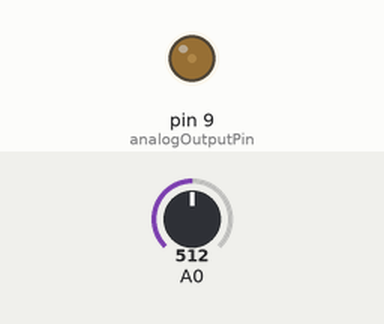
Simulated run of this sketch. Board: Arduino Mega 2560, built with avr-gcc and run on an emulated ATmega2560. On the bench: output pins drawn as LEDs (lit = HIGH). Inputs (shaded band) come from the test bench; at power-on: A0 = 512.

Above: at 2.8 s.
2.9 s: A0 set to 716
At 4.5 s:
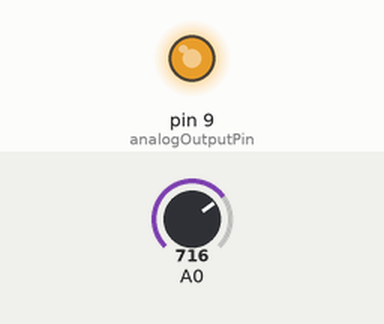
5.6 s: A0 set to 741
At 7.3 s:
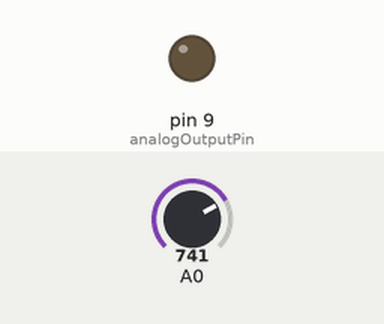
8.3 s: A0 set to 900
At 10.3 s:
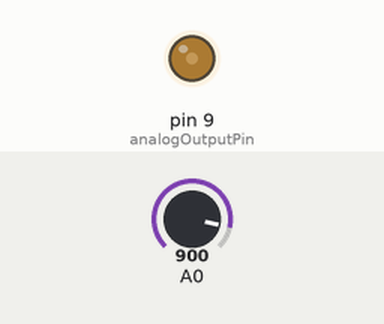
11.5 s: A0 set to 0
At 13.1 s:
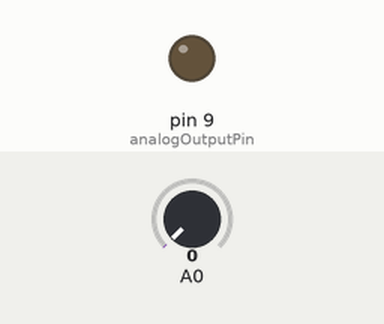
Timing chart, 0 to 14.6 s (numbered marks = the images above; inputs shaded):
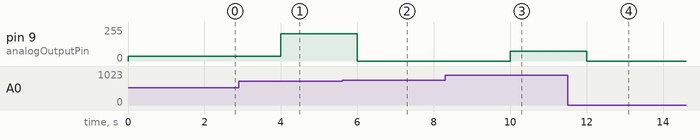

Measured:
- the behaviour switches between 740 and 741 on A0 (found by bisection; images 1 and 2)
- after the input at 2.9 s, pin 9 (analogOutputPin): 37/255 → 204/255 after 1.1 s
- after the input at 5.6 s, pin 9 (analogOutputPin): 204/255 → 0/255 after 0.40 s
- after the input at 8.3 s, pin 9 (analogOutputPin): 0/255 → 73/255 after 1.7 s
- after the input at 11.5 s, pin 9 (analogOutputPin): 73/255 → 0/255 after 0.50 s

The sketch:

AnalogReadVoltage.ino
```cpp
/*
* AnalogReadVoltage.ino
*
* Created: 7/15/2014 9:16:58 AM
* Author: MIR
*/
int sensorValue,outputValue;
int analogOutputPin=9;
void setup()
{
	//Serial.begin(9600);
}

void loop()
{
	sensorValue=analogRead(A0);
	outputValue =map(sensorValue,0,123,0,255);
	analogWrite(analogOutputPin,outputValue);
	delay(2000);
	//Serial.println(outputValue);


}
```
